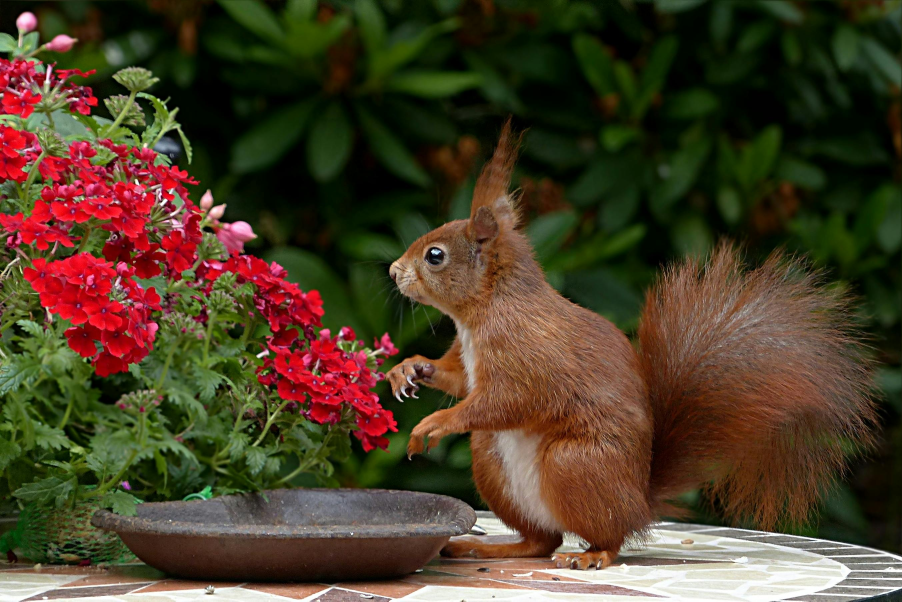
#> input picture sq.jpg, 2706 x 1804 px (shown at 1/3 size)
$ jupyter execute '06-EDGE DETECTION.ipynb'   (older library calls are emulated)
#> lines starting #> are read from the running program, lines starting #| are printed output that depends on the picture
# Ex. No: 06
#  EDGE DETECTION

**Name:** YUVARAJ V**Reg. No:** 2122

- SOBEL EDGE DETECTOR

[cell 1]
import cv2
import numpy as np
import matplotlib.pyplot as plt

[cell 2]
image = cv2.imread('sq.jpg')
#> image is the input picture: shape (1804, 2706, 3); mean B, G, R 39.1, 61.5, 75.3
gray_image = cv2.cvtColor(image, cv2.COLOR_BGR2GRAY)
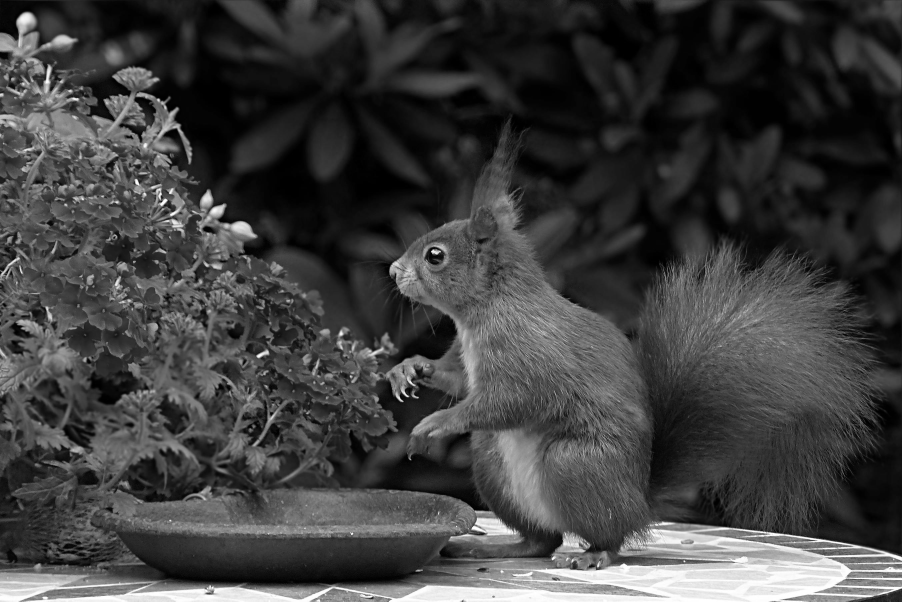
#> gray_image: shape (1804, 2706) (shown at 1/3 size); min 0, max 255, mean 63.1

# Apply Sobel operator

sobelx  = cv2.Sobel(src = gray_image, ddepth = cv2.CV_64F, dx = 1, dy = 0, ksize = 3)
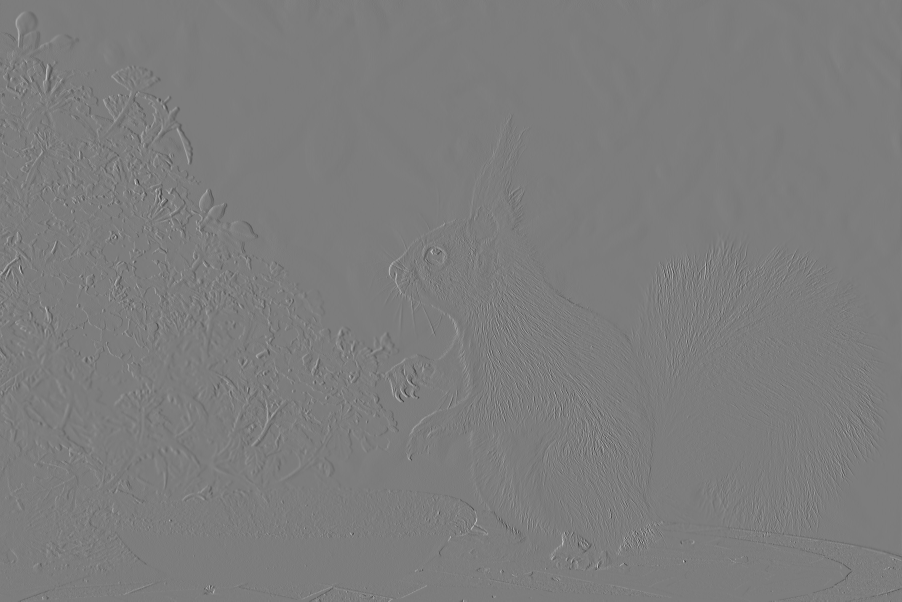
#> sobelx: shape (1804, 2706) float64 (shown at 1/3 size); min -812, max 841, mean -0.1; drawn with min black and max white
sobely  = cv2.Sobel(src = gray_image, ddepth = cv2.CV_64F, dx = 0, dy = 1, ksize = 3)

sobelx = cv2.Sobel(gray_image, cv2.CV_64F, 1, 0, ksize=3)  # Sobel X
sobely = cv2.Sobel(gray_image, cv2.CV_64F, 0, 1, ksize=3)  # Sobel Y
sobel_combined = cv2.magnitude(sobelx, sobely)
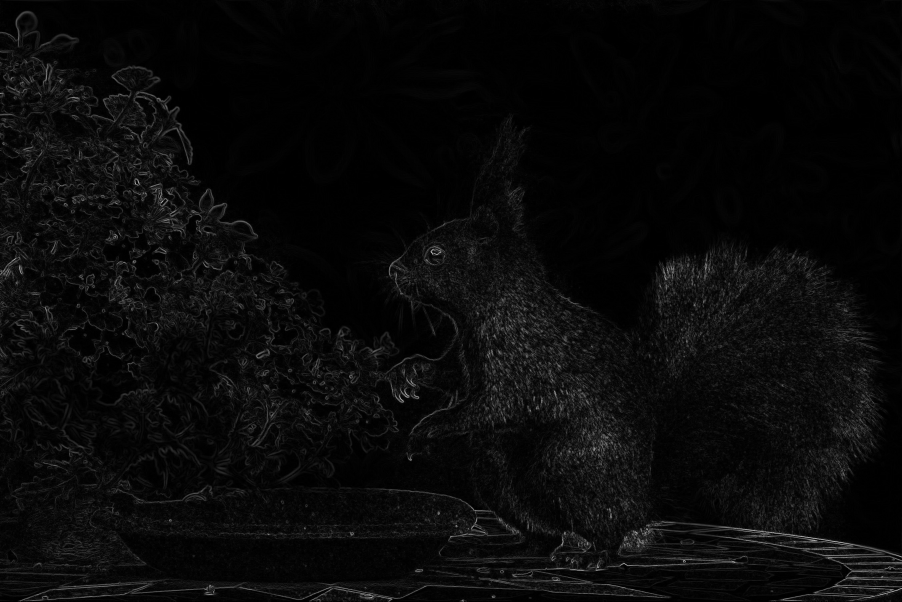
#> sobel_combined: shape (1804, 2706) float64 (shown at 1/3 size); min 0, max 873.4, mean 35; drawn with min black and max white

plt.figure(figsize = (12, 16))

plt.subplot(321); plt.axis('on'); plt.imshow(image[:,:,::-1]); plt.title('Original')
plt.subplot(322); plt.axis('on'); plt.imshow(gray_image, cmap='gray');plt.title('Grayscale')
plt.subplot(323); plt.axis('on'); plt.imshow(sobelx);plt.title('Sobel-X Edge Map')
plt.subplot(324); plt.axis('on'); plt.imshow(sobely);plt.title('Sobel-Y Edge Map');
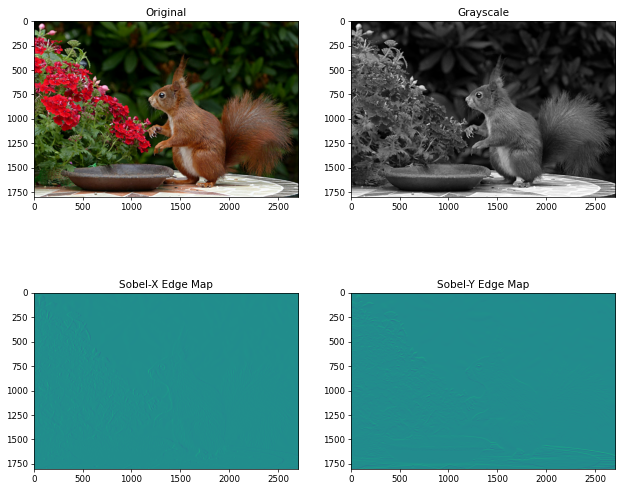
#> figure drawn by matplotlib, 4 panels

[cell 3]
plt.figure(figsize = (12, 6))
plt.axis('off'); plt.imshow(sobel_combined, cmap='gray' ); plt.title('sobel_combined ');

- 2)LAPLACIAN EDGE DETECTOR

[cell 4]
# Apply Laplacian operator
laplacian = cv2.Laplacian(gray_image, cv2.CV_64F)

[cell 5]
plt.figure(figsize = (12, 16))
plt.subplot(121); plt.axis('off'); plt.imshow(gray_image, cmap='gray'); plt.title('Input Image (Gray Image)')

plt.subplot(122);plt.imshow(laplacian, cmap='gray');plt.axis('off'); plt.title('Output Image (laplacian)');

- CANNY EDGE DETECTOR

[cell 6]
edges = cv2.Canny(gray_image, threshold1 = 180, threshold2 = 200)
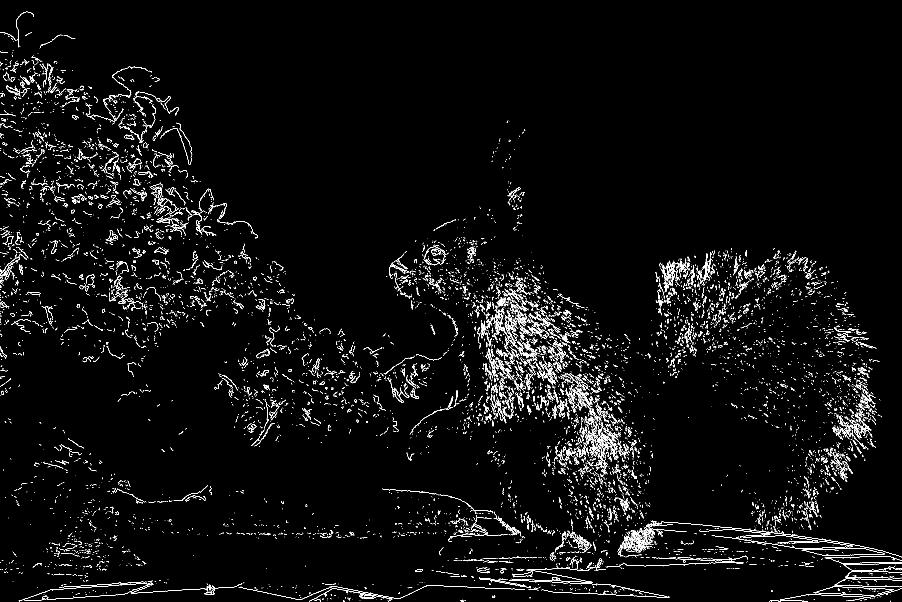
#> edges: shape (1804, 2706) (shown at 1/3 size); 2.4% white in thin lines or dots

[cell 7]
plt.figure(figsize = (12, 16))
plt.subplot(121); plt.axis('off'); plt.imshow(gray_image, cmap='gray'); plt.title('Input image (Gray Image)')

plt.subplot(122);plt.imshow(edges, cmap='gray');plt.axis('off'); plt.title('Canny Edge Map');
